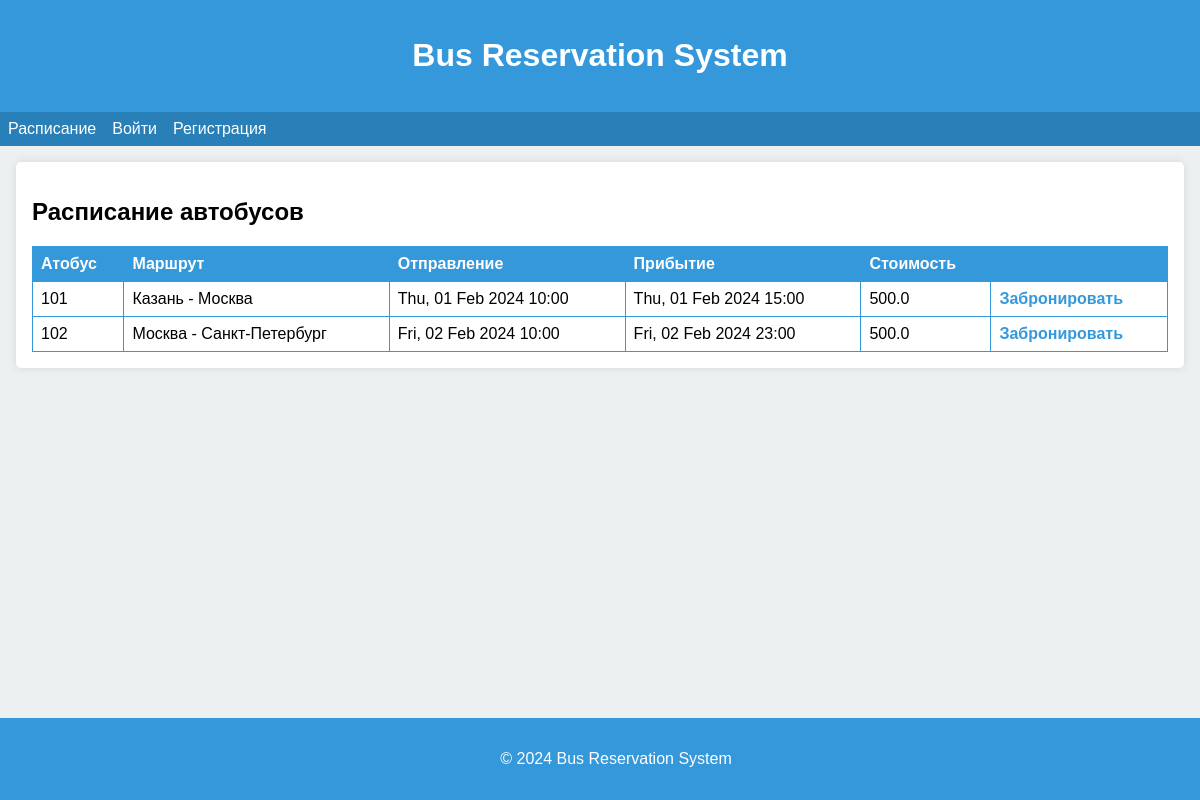
The page / on the database its author committed.
### ticket_reservation/models.py (models this page shows, shortened)
class Bus(models.Model):
    bus_name = models.CharField(max_length=100, unique=True, blank=False, default="")
    available_seats = models.SmallIntegerField(blank=False, default=0)
    from_city = models.ForeignKey(City, on_delete=CASCADE, blank=False, related_name='routes_from')
    to_city = models.ForeignKey(City, on_delete=CASCADE, blank=False, related_name='routes_to')
    departure_time = models.DateTimeField(blank=False, null=False)
    arrival_time = models.DateTimeField(blank=False, null=False)
    price = models.FloatField(default=0, blank=False)
    created_at = models.DateTimeField(auto_now=True)
    updated_at = models.DateTimeField(auto_now_add=True)
    class Meta:
        verbose_name = 'Автобус'
        verbose_name_plural = 'Автобусы'

class City(models.Model):
    city_name = models.CharField(max_length=100, blank=False, unique=True, verbose_name='Город')
    created_at = models.DateTimeField(auto_now_add=True)
    updated_at = models.DateTimeField(auto_now=True)
    class Meta:
        verbose_name = 'Город'
        verbose_name_plural = 'Города'

### ticket_reservation/views.py (the view)
# urls.py: path('', views.schedule, name='schedule'),
def schedule(request):
    current_time = datetime.now()
    buses = Bus.objects.filter(departure_time__gt=current_time)
    context = {'buses': buses}
    return render(request, 'reserve_tickets/schedule.html', context)

### templates/reserve_tickets/schedule.html (shortened to what this page needs)
{% extends 'base.html' %}
{% block content %}
    <section id="schedule">
    <h2>Расписание автобусов</h2>
    {% if buses %}
        <table>
            <thead>
            <tr>
                <th>Атобус</th>
                <th>Маршрут</th>
                <th>Отправление</th>
                <th>Прибытие</th>
                <th>Стоимость</th>
                <th></th>
            </tr>
            </thead>
            <tbody>
            {% for bus in buses %}
                <tr>
                    <td>{{ bus.bus_name }}</td>
                    <td>{{ bus.from_city.city_name }} - {{ bus.to_city.city_name }}</td>
                    <td>{{ bus.departure_time|date:"D, d M Y H:i" }}</td>
                    <td>{{ bus.arrival_time|date:"D, d M Y H:i" }}</td>
                    <td>{{ bus.price }}</td>
                    <td>
                        <a href="{% url 'reserve_ticket' bus.pk %}">Забронировать</a>
                    </td>
                </tr>
            {% endfor %}
            </tbody>
        </table>
    {% else %}
        <p>Извините, нет доступных автобусов.</p>
    {% endif %}
    </section>
{% endblock %}

### templates/base.html (shortened to what this page needs)
{% load static %}
<!DOCTYPE html>
<html lang="en">
<head>
    <link rel="stylesheet" href="{% static 'css/styles.css' %}">
</head>
<body>
<header>
    <h1>Bus Reservation System</h1>
</header>
{% include 'includes/main_menu_inc.html' %}
<main>
    {% block content %}
    {% endblock %}
</main>
{% include 'includes/footer_inc.html' %}
</body>
</html>

### templates/includes/main_menu_inc.html
<nav>
    <ul>
        <li><a href="{% url 'schedule' %}">Расписание</a></li>
        {% if request.user.is_authenticated %}
            <li><a href="#profile">Профиль</a></li>
            <li><a href="{%  url 'logout' %}">Выйти</a></li>
        {% else %}
            <li><a href="{% url 'login' %}">Войти</a></li>
            <li><a href="#register">Регистрация</a></li>
        {% endif %}
    </ul>
</nav>

### templates/includes/footer_inc.html
<footer>
        <p>&copy; 2024 Bus Reservation System</p>
    </footer>

### ticket_reservation/static/css/styles.css (style rules this page uses)
body { font-family: Arial, sans-serif; margin: 0; padding: 0; background-color: #ecf0f1; }
header { background-color: #3498db; color: white; text-align: center; padding: 1em; }
nav { background-color: #2980b9; color: white; padding: 0.5em; }
nav ul { list-style: none; margin: 0; padding: 0; display: flex; }
nav ul li { margin-right: 1em; }
nav a { text-decoration: none; color: white; }
main { padding: 1em; }
section { margin-bottom: 2em; background-color: #ffffff; padding: 1em; border-radius: 5px; box-shadow: 0 0 10px rgba(0, 0, 0, 0.1); }
footer { background-color: #3498db; color: white; text-align: center; padding: 1em; position: fixed; bottom: 0; width: 100%; }
section#schedule table { width: 100%; border-collapse: collapse; margin-top: 1em; }
section#schedule th, section#schedule td { border: 1px solid #3498db; padding: 0.5em; text-align: left; }
section#schedule th { background-color: #3498db; color: white; }
section#schedule td a { color: #3498db; text-decoration: none; font-weight: bold; }

### rows shown on the page
Bus: bus_name "101", from_city.city_name "Казань", to_city.city_name "Москва", departure_time "Thu, 01 Feb 2024 10:00", arrival_time "Thu, 01 Feb 2024 15:00", price "500.0"
Bus: bus_name "102", from_city.city_name "Москва", to_city.city_name "Санкт-Петербург", departure_time "Fri, 02 Feb 2024 10:00", arrival_time "Fri, 02 Feb 2024 23:00", price "500.0"
